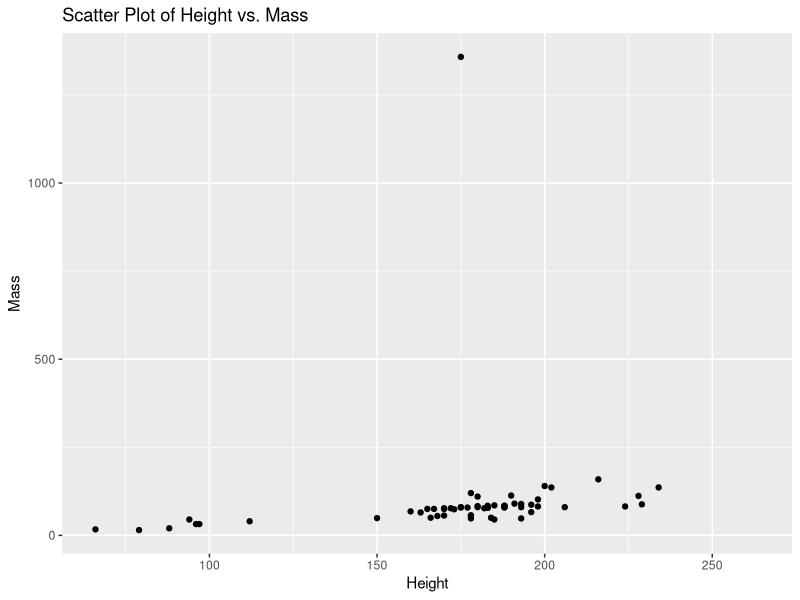
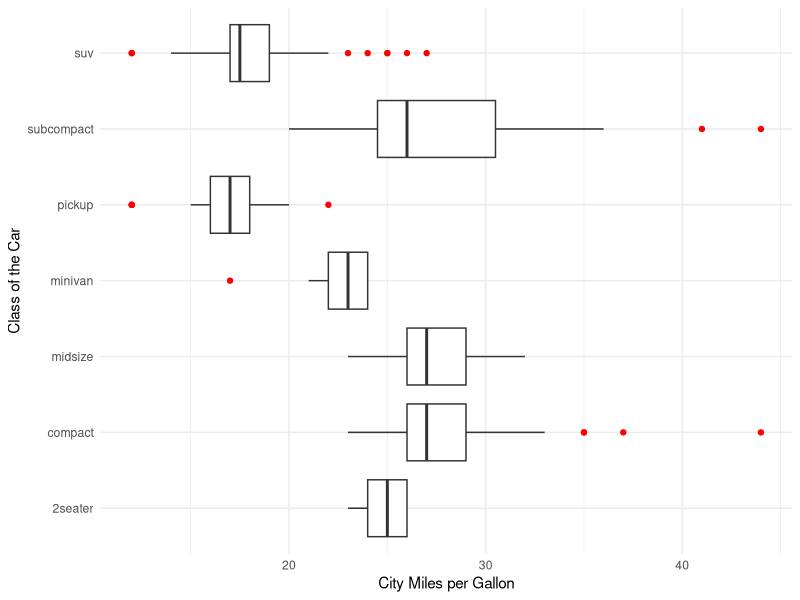

Reproduce these figures in R, in order.
## ---- chunk 1
knitr::opts_chunk$set(echo = TRUE)
library(tidyverse)
## ---- chunk 2
# A circle with diameter 7 has a circumference of
r = 7 / 2
h = 16
circumf = r * pi
area = r * r * pi
vol = r * r * pi * h

cat(
"A circle with diameter 7 has a circumference of", circumf, "
A circle with diameter 7 has an area of", area, "
A cylinder, with a face diameter of 7 and height of 16, has a volume of", vol, "\n")
## ---- chunk 3
displ = mpg$displ # get displ column
sample_mean = sum(displ) / length(displ)
sample_var = sum((displ - sample_mean)^2) / (length(displ) - 1)
cat("Sample Mean:", sample_mean, "\nSample Variance:", sample_var, "\n")
## ---- chunk 4
cat("There are", nrow(starwars), "characters listed in the dataset.")
## ---- chunk 5
cat("The species column contains", class(starwars$species), "vectors (strings).")
## ---- chunk 6
cat("NA, which stands for \"not available\", means that the data in a column is not available or undefined. In this case, if the Star Wars character is not capable of having hair, such as C-3PO or R2-D2, then their hair color will be NA.")
## ---- chunk 7
valid_homeworld <- starwars$homeworld[!is.na(starwars$homeworld)]
cat("There are", sum(valid_homeworld == "Tatooine"),"characters who come from Tatooine.\n")
## ---- chunk 8
humans <- starwars$species == "Human"

cat("The average age of humans is", na.omit(starwars$birth_year[humans]) |> mean(), "years.")
## ---- chunk 9
data(starwars)
ggplot(starwars, aes(x = height, y = mass)) +
  geom_point() +
  labs(title = "Scatter Plot of Height vs. Mass",
       x = "Height",
       y = "Mass")

m = starwars$mass[starwars$mass > 1000]
## ---- chunk 10

if (!requireNamespace("ggplot2", quietly = TRUE)) {
  install.packages("ggplot2")
}
library(ggplot2)
data(mpg)

# Set the theme to white background
theme_set(theme_minimal())

# Create a boxplot with outliers highlighted in red
ggplot(mpg, aes(y = class, x = hwy)) +
  geom_boxplot(outlier.colour = "red") +
  labs(x = "City Miles per Gallon",
       y = "Class of the Car")
